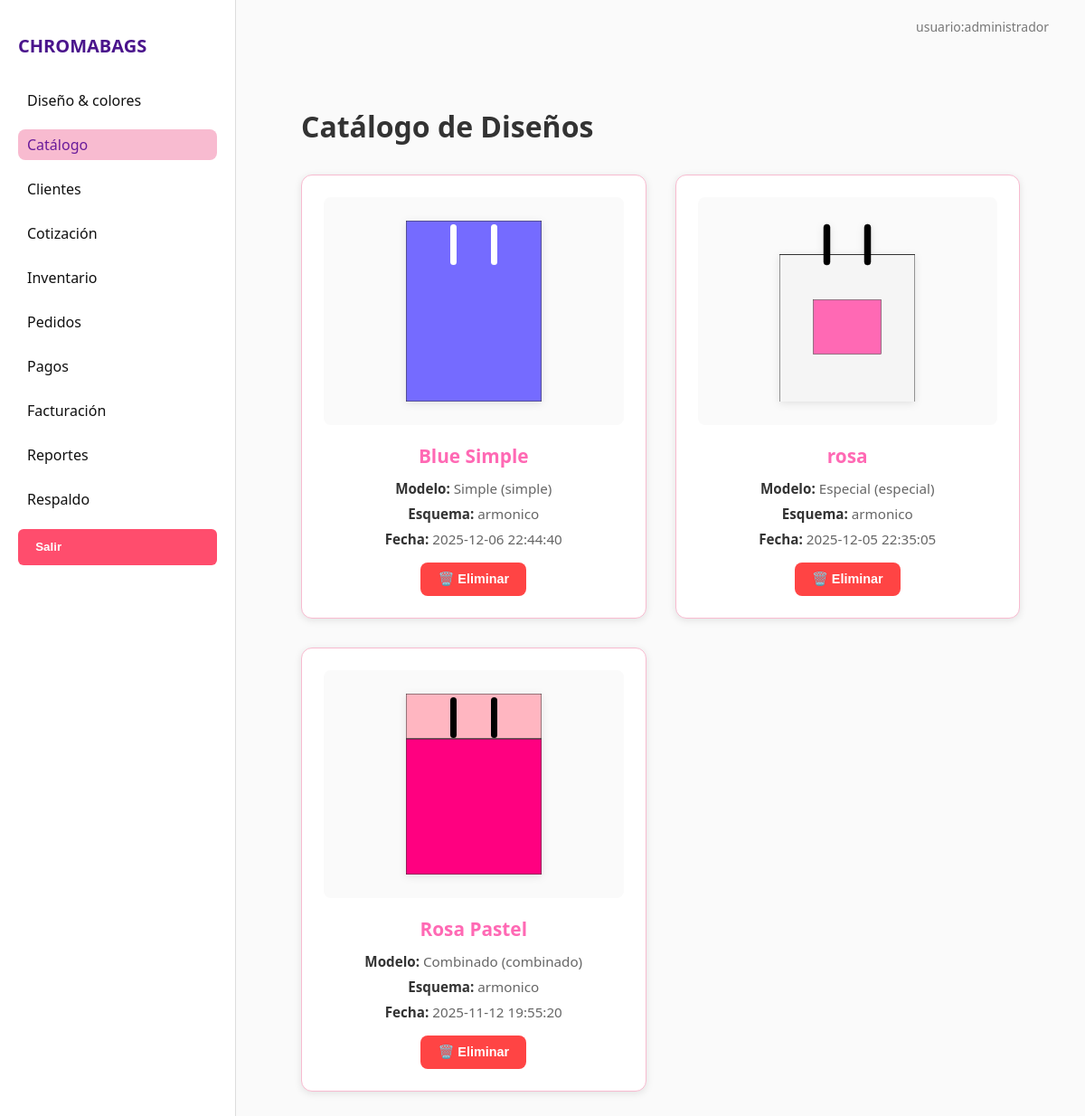
/catalogo, run on the app's committed database.
### tables this page shows
CREATE TABLE combinaciones (
    id_combinacion INTEGER PRIMARY KEY AUTOINCREMENT,
    id_modelo INTEGER,
    esquema TEXT DEFAULT 'armonico',
    id_color_principal INTEGER,
    id_color_secundario INTEGER,
    id_color_hilo INTEGER,
    id_color_asa INTEGER,
    nombre_guardado TEXT,
    fecha_creacion TEXT DEFAULT (datetime('now')), diseno_json TEXT,
    FOREIGN KEY (id_modelo) REFERENCES modelos_bolsas(id_modelo),
    FOREIGN KEY (id_color_principal) REFERENCES colores(id_color),
    FOREIGN KEY (id_color_secundario) REFERENCES colores(id_color),
    FOREIGN KEY (id_color_hilo) REFERENCES colores(id_color),
    FOREIGN KEY (id_color_asa) REFERENCES colores(id_color)
);

CREATE TABLE modelos_bolsas (
    id_modelo INTEGER PRIMARY KEY AUTOINCREMENT,
    nombre_modelo TEXT NOT NULL,
    tipo TEXT NOT NULL DEFAULT 'estandar',
    descripcion TEXT,
    ancho REAL DEFAULT 30.00,
    alto REAL DEFAULT 40.00
);

### app.py (the view)
@app.route('/catalogo')
def catalogo():
    conn = get_connection()
    combinaciones = []
    if conn:
        cur = conn.cursor()
        cur.execute("""
            SELECT
                c.id_combinacion,
                c.nombre_guardado,
                c.esquema,
                c.fecha_creacion,
                mb.nombre_modelo,
                mb.tipo,
                cp.codigo_hex AS hex_principal,
                ca.codigo_hex AS hex_asa,
                cs.codigo_hex AS hex_secundario,
                c.diseno_json
            FROM combinaciones c
            JOIN modelos_bolsas mb ON c.id_modelo = mb.id_modelo
            LEFT JOIN colores cp ON c.id_color_principal = cp.id_color
            LEFT JOIN colores ca ON c.id_color_asa = ca.id_color
            LEFT JOIN colores cs ON c.id_color_secundario = cs.id_color
            ORDER BY c.fecha_creacion DESC;
        """)
        combinaciones = cur.fetchall()
        cur.close()
        conn.close()
    return render_template('catalogo.html', combinaciones=combinaciones)

### db_connection.py (called while the page is built)
def get_connection():
    try:
        db_path = os.path.join('database', 'ChromaBags.db')
        conn = sqlite3.connect(db_path)
        conn.row_factory = sqlite3.Row  # Para acceder a las columnas por nombre
        return conn
    except sqlite3.Error as e:
        print(f"Error al conectar con la base de datos: {e}")
        return None

### templates/catalogo.html (shortened to what this page needs)
{% extends "base.html" %}
{% block content %}
<div class="panel-general">
    <h1>Catálogo de Diseños</h1>
    <div class="grid-catalogo">
        {% for c in combinaciones %}
        <div class="tarjeta">
            <div class="preview-producto">
                <svg class="bolsa-miniatura" width="150" height="200" viewBox="0 0 300 400">
                    {% if c[5] == 'simple' %}
                        <rect x="0" y="0" width="300" height="400" fill="{{ c[6] or '#CCCCCC' }}" stroke="#333" stroke-width="2"/>
                        <rect x="98" y="8" width="14" height="90" rx="7" ry="7" fill="{{ c[7] or '#000000' }}"/>
                        <rect x="188" y="8" width="14" height="90" rx="7" ry="7" fill="{{ c[7] or '#000000' }}"/>
                    {% elif c[5] == 'combinado' %}
                        <rect x="0" y="0" width="300" height="100" fill="{{ c[8] or '#FFB6C1' }}" stroke="#333" stroke-width="2"/>
                        <rect x="0" y="100" width="300" height="300" fill="{{ c[6] or '#FF69B4' }}" stroke="#333" stroke-width="2"/>
                        <rect x="98" y="8" width="14" height="90" rx="7" ry="7" fill="{{ c[7] or '#000000' }}"/>
                        <rect x="188" y="8" width="14" height="90" rx="7" ry="7" fill="{{ c[7] or '#000000' }}"/>
                    {% else %}
                        <rect x="0" y="75" width="300" height="400" fill="#F5F5F5" stroke="#333" stroke-width="2"/>
                        <rect x="98" y="8" width="14" height="90" rx="7" ry="7" fill="#000000" stroke="#000000" stroke-width="1"/>
                        <rect x="188" y="8" width="14" height="90" rx="7" ry="7" fill="#000000" stroke="#000000" stroke-width="1"/>
                        {% if c[9] %}
                            <g class="elementos-especiales" data-elementos="{{ c[9] }}"></g>
                        {% endif %}
                    {% endif %}
                </svg>
            </div>
            <div class="info">
                <h3>{{ c[1] }}</h3>
                <p><strong>Modelo:</strong> {{ c[4] }} ({{ c[5] }})</p>
                <p><strong>Esquema:</strong> {{ c[2] }}</p>
                <p><strong>Fecha:</strong> {{ c[3] }}</p>
            </div>
            <div class="acciones-catalogo">
                <button class="btn-eliminar-catalogo" onclick="confirmarEliminar({{ c[0] }}, '{{ c[1] }}')" title="Eliminar diseño">
                    🗑️ Eliminar
                </button>
            </div>
        </div>
        {% endfor %}
    </div>
</div>
{% endblock %}

### static/css/style.css (style rules this page uses)
body { margin: 0; font-family: 'Segoe UI', sans-serif; background-color: #fefefe; }
.panel-general h1 { color: #4a148c; margin-bottom: 20px; }
.grid-catalogo { display: grid; grid-template-columns: repeat(auto-fill, minmax(230px, 1fr)); gap: 20px; }
.tarjeta { background: #fff; border: 1px solid #f8bbd0; border-radius: 15px; padding: 15px; text-align: center; transition: 0.3s; }
.tarjeta h3 { color: #6a1b9a; }
.tarjeta p { font-size: 14px; color: #444; }

### templates/catalogo.html (style rules this page uses)
.panel-general { padding: 2rem; }
.panel-general h1 { color: #333; margin-bottom: 2rem; font-size: 2rem; }
.grid-catalogo { display: grid; grid-template-columns: repeat(auto-fill, minmax(280px, 1fr)); gap: 2rem; }
.tarjeta { background: white; border-radius: 12px; box-shadow: 0 2px 8px rgba(0,0,0,0.1); padding: 1.5rem; transition: transform 0.3s, box-shadow 0.3s; }
.preview-producto { background: #fafafa; border-radius: 8px; padding: 1rem; margin-bottom: 1rem; display: flex; justify-content: center; align-items: center; min-height: 220px; }
.bolsa-miniatura { max-width: 100%; height: auto; filter: drop-shadow(0 2px 4px rgba(0,0,0,0.1)); }
.info { margin-bottom: 1rem; }
.info h3 { color: #FF69B4; margin-bottom: 0.75rem; font-size: 1.3rem; }
.info p { margin: 0.5rem 0; color: #666; font-size: 0.95rem; }
.info p strong { color: #333; }
.acciones-catalogo { margin-top: 1rem; display: flex; justify-content: center; gap: 0.5rem; }
.btn-eliminar-catalogo { background: #ff4444; color: white; border: none; padding: 0.6rem 1.2rem; border-radius: 8px; cursor: pointer; font-size: 0.9rem; font-weight: 600; transition: all 0.3s; display: flex; align-items: center; gap: 0.3rem; }

### data on the page
combinaciones: nombre_guardado "Blue Simple", nombre_modelo "Simple", tipo "simple", esquema "armonico", fecha_creacion "2025-12-06 22:44:40"
combinaciones: nombre_guardado "rosa", nombre_modelo "Especial", tipo "especial", esquema "armonico", fecha_creacion "2025-12-05 22:35:05"
combinaciones: nombre_guardado "Rosa Pastel", nombre_modelo "Combinado", tipo "combinado", esquema "armonico", fecha_creacion "2025-11-12 19:55:20"
